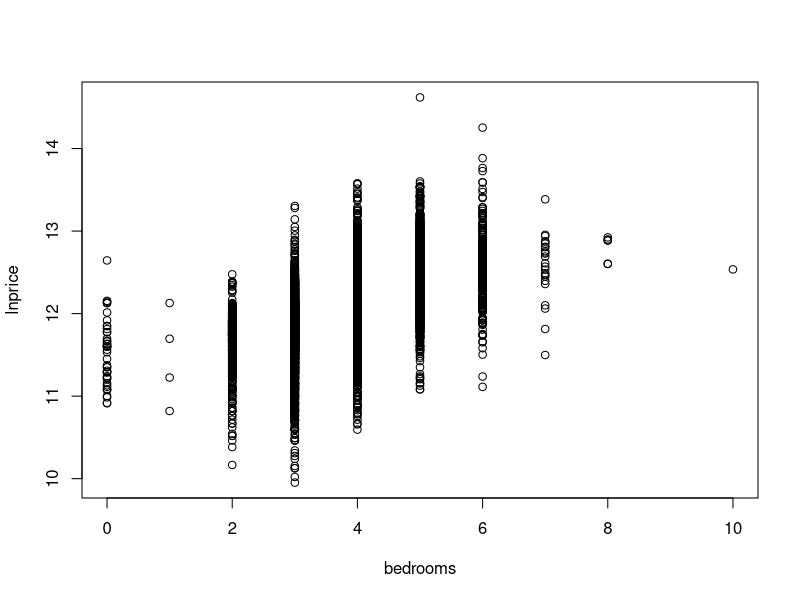
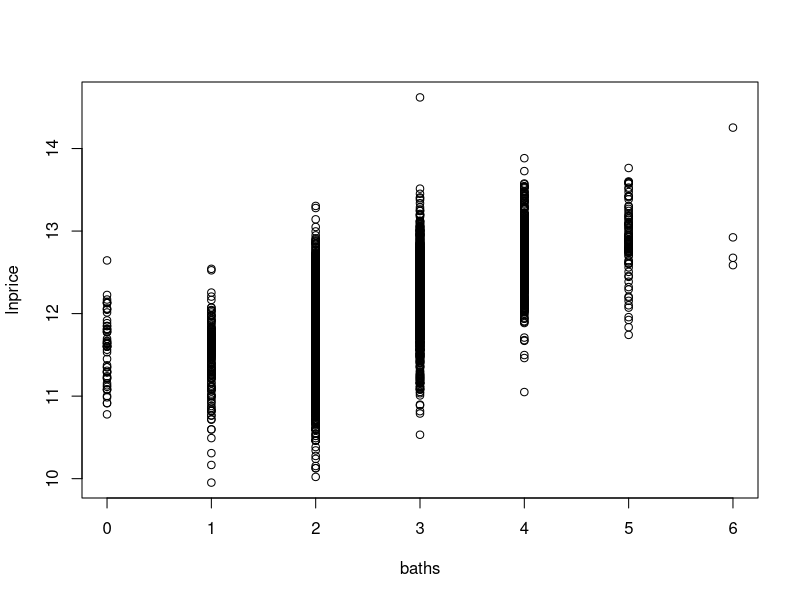
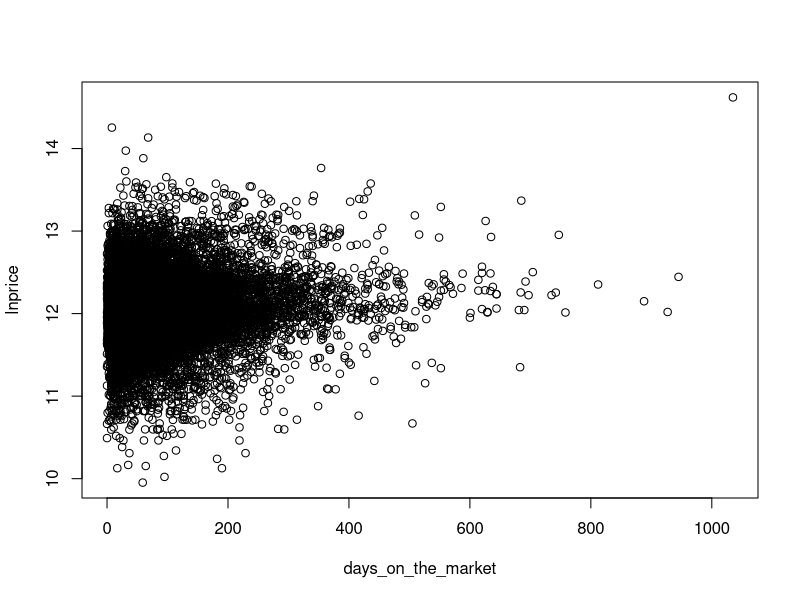
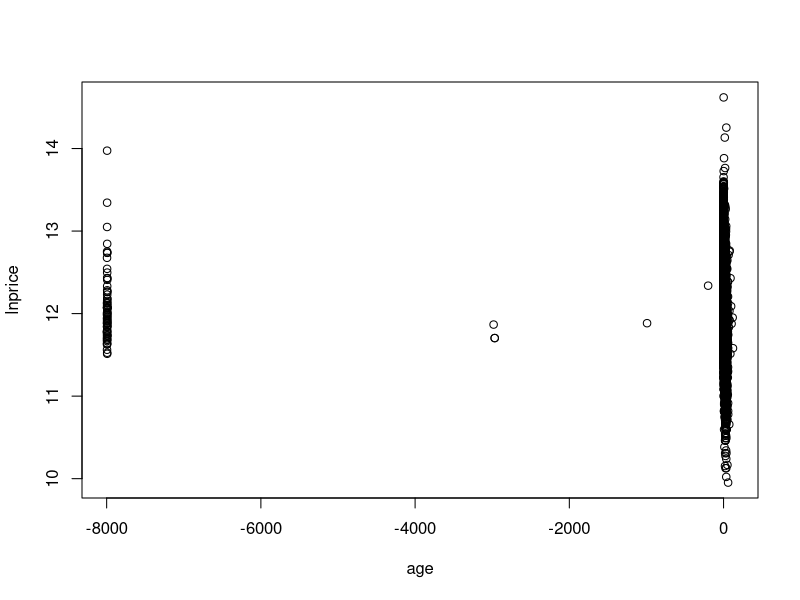
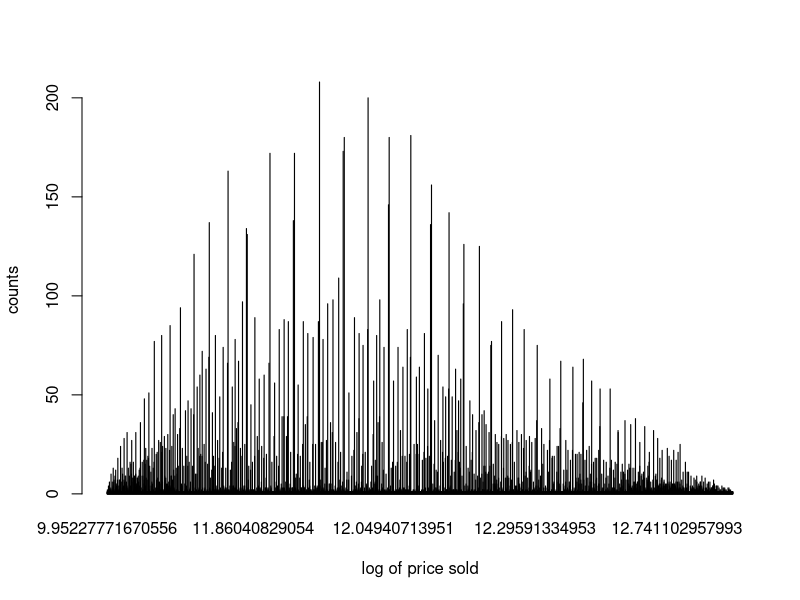
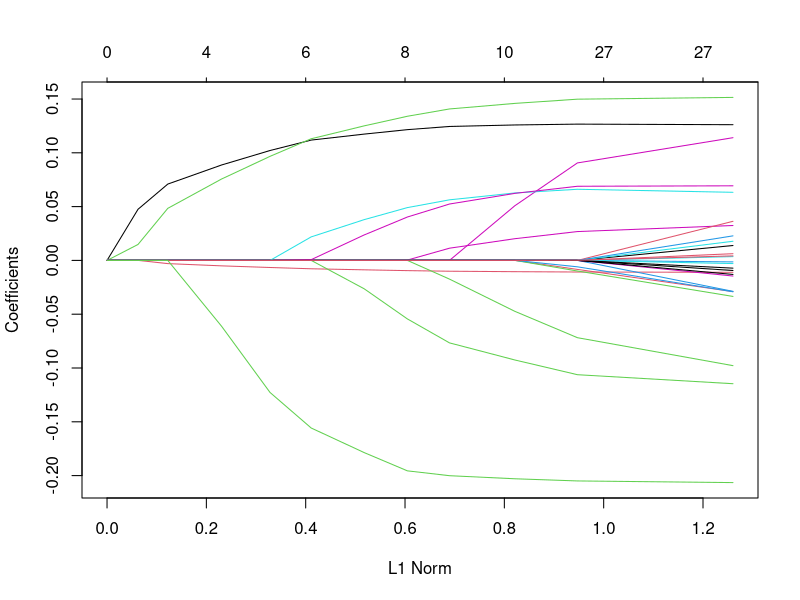
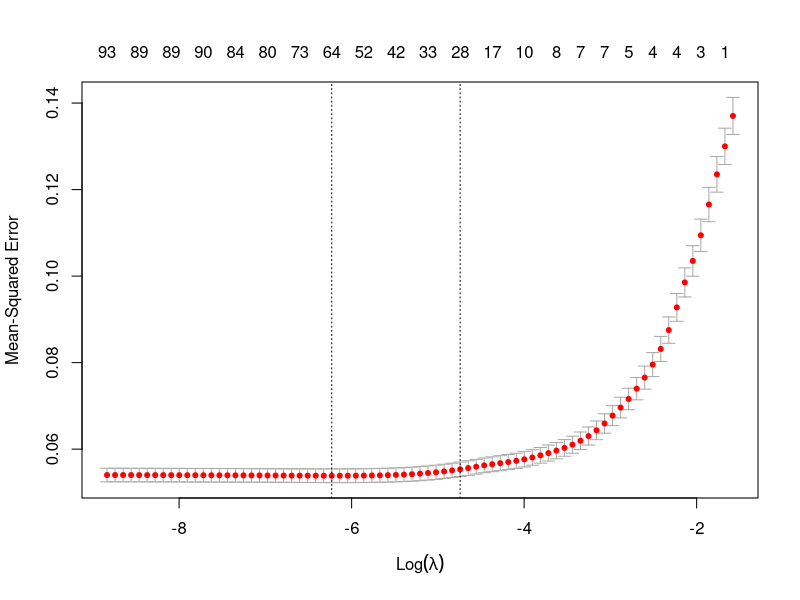

The R source for these figures, in order:
# Preliminary steps 

# Be sure we have the neccesary packages installed/loaded

# install.packages(c("tidyverse", "plm","glmnet","gridExtra","tidyr"))
 
library(tidyverse)  #collection of R packages for data science 

library(plm)          #to run panel data regressions

library(glmnet)      #to run Lasso regressions (ML)

library(gridExtra)  #to put many graphs in one (subplots)

library(tidyr)      #get some extra tools like separate

# Set working environment to my git folder
# setwd("D:/data/real_estate/real_estate_model")


# Load data

MLS <- read.csv("data/data4project.csv", stringsAsFactors = FALSE
                ,strip.white = TRUE,sep = ',') 
str(MLS)

# Check my data
head(MLS)
summary(MLS) #Descriptive


# Variable Distribution

table(MLS$type,MLS$bedrooms,exclude = NULL)  #Type of houses, bedrooms

table(MLS$type,MLS$fireplace,exclude=NULL)  #Type of houses, fireplaces

table(MLS$yearbuilt,exclude=NULL) #Built year

#let us check the distribution

MLS$lnprice <- log(MLS$price_sold)

MLS$age <- MLS$year-MLS$yearbuilt

##`stat_bin()` using `bins = 30`. Pick better value with `binwidth`.


# Some plots
plot(MLS$bedrooms,MLS$lnprice, xlab="bedrooms",ylab="lnprice")

plot(MLS$baths,MLS$lnprice,xlab="baths",ylab="lnprice")

plot(MLS$days_on_market,MLS$lnprice,xlab="days_on_the_market"
     ,ylab="lnprice")

plot(MLS$age,MLS$lnprice, xlab="age",ylab="lnprice")

#count
counts <- table(MLS$lnprice)
barplot(counts, ylab="counts", xlab="log of price sold")


#Need to do some cleaning...

#first, cleaning up the type:
unique(MLS$type)

MLS$type <- ifelse(MLS$type=="Res"   | MLS$type=="Resid", "Residential"
                   , MLS$type) 
MLS$type <- ifelse(MLS$type=="Multi" | MLS$type=="Mdw", "Multidweling"
                   , MLS$type) 
MLS$type <- ifelse(MLS$type=="Condo", "Built As Condomimum", MLS$type) 
MLS$type <- ifelse(MLS$type=="", "Other", MLS$type) 
unique(MLS$type)

#There are many different strings for pool and we only want a yes/no 
#type of variable

attach(MLS)
unique(MLS$pool)

MLS$pooldummy <- ifelse(pool!="None_"
                        & pool!="NONE_"
                        & pool!="No Swimming Pool"
                        & pool!="No Swimming Poo"
                        & pool!="None"
                        & pool!="Pool-No Swimming Poo"
                        & pool!="Above Ground,None"
                        & pool!="Ingrn,None_"
                        & pool!="INGRN,NONE_"
                        & pool!="ABOVE,NONE_"
                        & pool!="INGRN,NONE_"
                        , 1, NA)

# MLS$pooldummy

MLS$pooldummy <- ifelse(is.na(MLS$pooldummy)
                        , 0, ifelse(pool=="","",MLS$pooldummy))

# MLS$pooldummy

table(pool,MLS$pooldummy,exclude=NULL)

detach(MLS)


#now let us define basement

MLS$basement<-toupper(MLS$basement) 
MLS$basementdummy<-ifelse(grepl("FINSH",MLS$basement)
                          ,"Yes",ifelse(MLS$basement=="","","No")) 
table(MLS$basementdummy)


#now let us check the heater type
MLS$heattype<-toupper(MLS$heattype) 
unique(MLS$heattype)
MLS$centralheat<-ifelse(grepl("CNTRL",MLS$heat)
                        ,"Yes",ifelse(MLS$heattype=="","","No"))

table(MLS$centralheat)


cat("Unique MLS Styles \n")
unique(MLS$style)

MLStest <- MLS %>% separate(style, c("style"),extra='drop')
          #you could also try adding an specific separator like 'comma'
          # with adding the option sep=','

cat("\n New Unique MLS styles \n")
unique(MLStest$style)



attach(MLS)
MLS$style <- ifelse(style=="Tradt", "Traditional", style)
MLS$style <- ifelse(style=="Europ", "European", style)
MLS$style <- ifelse(style=="Colon", "Colonial", style)
MLS$style <- ifelse(style=="Cntmp", "Contemporary", style) 
MLS$style <- ifelse(style=="Cntry", "Country", style) 
MLS$style <- ifelse(style!="Traditional" & style!="European"
                    & style!="Colonial" & style!="Conte mporary" 
                    & style!="Country" & style!="Ranch", "Other"
                    , style)

detach(MLS)
unique(MLS$style)


MLS$school_dist <-ifelse(is.na(MLS$school_dist),100000
                         ,MLS$school_dist)


# Further cleaning based on weird and bias observations:
#   1. Houses with missing bedrooms/fireplace/baths 
#   2. Houses types with not many observations 
#   3. Houses that were built in an unknown/weird year 
#   4. Houses with missing zipcode 
#   5. Houses with missing info on heating/basement/pool

MLS<-MLS[(is.na(MLS$bedrooms)==FALSE 
          & is.na(MLS$fireplace)==FALSE 
          & is.na(MLS$baths)==FALSE),]

MLS<-MLS[MLS$type!="Deeded" 
         & MLS$type!="Conversion" 
         & MLS$type!="Quadraplex" 
         & MLS$type!="Duple x",] 

MLS<-MLS[MLS$yearbuilt<2009,]

MLS<-MLS[is.na(MLS$zipcode)==FALSE,] 

MLS<-MLS[MLS$pooldummy!="" 
         & MLS$basementdummy!=""& MLS$centralheat!="",]

# Convert some others to factor variables

MLS$pooldummy <- factor(MLS$pooldummy) 
MLS$basementdummy <- factor(MLS$basementdummy) 
MLS$centralheat <- factor(MLS$centralheat) 
MLS$type <- factor(MLS$type) 
MLS$style <- factor(MLS$style) 
MLS$school_dist <- factor(MLS$school_dist) 
MLS$year<- factor(MLS$year) 
MLS$zipcode <- factor(MLS$zipcode)

# Delete what we will not need in the analysis

MLS$yearbuilt<-NULL 
MLS$pool <- NULL 
MLS$sqft <- NULL 
MLS$heattype <- NULL 
MLS$basement <- NULL 
MLS$city <- NULL 
MLS$elemsch <- NULL 


## Predicting Home Prices 
# After doing all the preliminary work, 
# We can finally use the data to answer some questions. 

# Hedonic Regressions

sm<-summary(lm(lnprice ~
                 bedrooms + age + baths + style + type 
               + basementdummy  + pooldummy 
               , data = MLS))
sm

mean(sm$residuals^2)


# Including fixed-effects to account for 
# unobservables variables that are fix 
# within and vary across a neighborhoods 
# (school dist, postal code)

sm<-summary(lm(lnprice ~ 
                 bedrooms + age + baths + style + type 
               + basementdummy  + pooldummy + school_dist
               + year + zipcode , data = MLS))
sm

mean(sm$residuals^2)


# Lasso Regression 

grid = 10^seq(10, -2, length = 100)

# Let’s set up the data now.
# trim off the first column and leaving only the independent variables 

x = model.matrix(lnprice ~ bedrooms + age + baths
                 + style + type  + basementdummy  + pooldummy
                 + school_dist + school_dist + zipcode 
                 + year, MLS)[,-1] # only select the dependent variable 


y = MLS %>% select(lnprice) %>% unlist() %>% as.numeric()


#We now split the samples into a training set and a test set in order to
# estimate the test error of the Lasso Regression


set.seed(1) 

# we select half of the data to train the model and half to test it 


train = MLS %>% sample_frac(0.5) 
test = MLS %>% setdiff(train) 


# we now set the dependent and independent variables 

x_train = model.matrix(lnprice~ bedrooms + age + baths + style
                       + type  + basementdummy  + pooldummy
                       + school_dist + zipcode + year, train)[,-1] 

x_test = model.matrix(lnprice~bedrooms + age + baths + style + type
                      + basementdummy  + pooldummy + school_dist
                      + zipcode + year, test)[,-1]


y_train = train %>% select(lnprice) %>% unlist() %>% as.numeric()

y_test = test %>% select(lnprice) %>%  unlist() %>% as.numeric()

#The glmnet() function has an alpha argument that determines what type
# of model is fit. If alpha = 0 then a ridge regression model is fit, 
# and if alpha = 1 then a lasso model is fit. 

lasso_mod = glmnet(x_train, y_train, alpha = 1
                   ,lambda = grid)  # Fit lasso model on training data 

dim(coef(lasso_mod)) #Dimensions of the coefficients matrix

plot(lasso_mod)    # Draw plot of coefficients

# We now perform cross-validation (out of sample testing) 
# and compute the associated test error:

set.seed(1) 
cv.out = cv.glmnet(x_train, y_train, alpha = 1) 
            # Fit lasso model on training data 

plot(cv.out) # Draw plot of training MSE as a function of lambda

bestlam = cv.out$lambda.min # Select lamda that minimizes training MSE 
lasso_pred = predict(lasso_mod, s = bestlam, newx = x_test) 
            # Use best lambda to predict test data 

mean((lasso_pred - y_test)^2) # Calculate test MSE


out = glmnet(x, y, alpha = 1, lambda = grid) 
    # Fit lasso model on full dataset 

lasso_coef = predict(out, type = "coefficients", s = bestlam)[1:112,]
    # Display coefficients using lambda chosen by CV 
    #here if we have 113 index, then use 113. 

lasso_coef



# Selecting only the predictors with non-zero coefficients, 
# we see that the lasso model with λ chosen by crossvalidation 
# contains only 23 variables:
lasso_coef[lasso_coef != 0] # Display only non-zero coefficients
